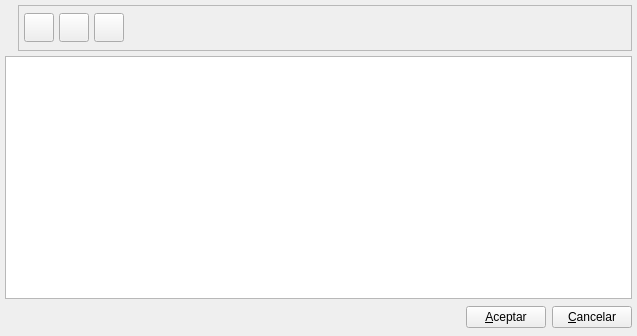
<ui version="4.0" >
 <author>Josep Maria Estopà Rey</author>
 <comment></comment>
 <exportmacro></exportmacro>
 <class>TarifaListBase</class>
 <widget class="QWidget" name="TarifaListBase" >
  <property name="enabled" >
   <bool>true</bool>
  </property>
  <property name="geometry" >
   <rect>
    <x>0</x>
    <y>0</y>
    <width>637</width>
    <height>336</height>
   </rect>
  </property>
  <property name="windowTitle" >
   <string>Tarifas</string>
  </property>
  <property name="windowIcon" >
   <iconset resource="../../../bulmages.qrc" >:/Bulmafact48x48/images/png/48x48/i_bulmages_tarifa_listado.48x48.png</iconset>
  </property>
  <layout class="QVBoxLayout" >
   <property name="margin" >
    <number>5</number>
   </property>
   <property name="spacing" >
    <number>5</number>
   </property>
   <item>
    <layout class="QHBoxLayout" >
     <property name="margin" >
      <number>0</number>
     </property>
     <property name="spacing" >
      <number>6</number>
     </property>
     <item>
      <widget class="QLabel" name="pixmapLabel1" >
       <property name="pixmap" >
        <pixmap resource="../../../bulmages.qrc" >:/Bulmafact48x48/images/png/48x48/i_bulmages_tarifa_listado.48x48.png</pixmap>
       </property>
       <property name="scaledContents" >
        <bool>true</bool>
       </property>
      </widget>
     </item>
     <item>
      <widget class="QFrame" name="m_botonera" >
       <property name="frameShape" >
        <enum>QFrame::StyledPanel</enum>
       </property>
       <property name="frameShadow" >
        <enum>QFrame::Raised</enum>
       </property>
       <layout class="QHBoxLayout" >
        <property name="margin" >
         <number>5</number>
        </property>
        <property name="spacing" >
         <number>5</number>
        </property>
        <item>
         <widget class="QToolButton" name="mui_crear" >
          <property name="toolTip" >
           <string>Nueva tarifa</string>
          </property>
          <property name="whatsThis" >
           <string>Nueva tarifa</string>
          </property>
          <property name="icon" >
           <iconset resource="../../../bulmages.qrc" >:/Genericos32x32/images/pendientes/i_fileNew.xpm</iconset>
          </property>
          <property name="iconSize" >
           <size>
            <width>22</width>
            <height>22</height>
           </size>
          </property>
         </widget>
        </item>
        <item>
         <widget class="QToolButton" name="mui_editar" >
          <property name="toolTip" >
           <string>Editar tarifa</string>
          </property>
          <property name="whatsThis" >
           <string>Editar tarifa</string>
          </property>
          <property name="icon" >
           <iconset resource="../../../bulmages.qrc" >:/Genericos32x32/images/pendientes/i_edit.png</iconset>
          </property>
          <property name="iconSize" >
           <size>
            <width>22</width>
            <height>22</height>
           </size>
          </property>
         </widget>
        </item>
        <item>
         <widget class="QToolButton" name="mui_borrar" >
          <property name="toolTip" >
           <string>Borrar tarifa</string>
          </property>
          <property name="whatsThis" >
           <string>Borrar tarifa</string>
          </property>
          <property name="icon" >
           <iconset resource="../../../bulmages.qrc" >:/Genericos32x32/images/pendientes/i_editDelete.png</iconset>
          </property>
          <property name="iconSize" >
           <size>
            <width>22</width>
            <height>22</height>
           </size>
          </property>
         </widget>
        </item>
        <item>
         <spacer>
          <property name="orientation" >
           <enum>Qt::Horizontal</enum>
          </property>
          <property name="sizeType" >
           <enum>QSizePolicy::Expanding</enum>
          </property>
          <property name="sizeHint" >
           <size>
            <width>475</width>
            <height>34</height>
           </size>
          </property>
         </spacer>
        </item>
       </layout>
      </widget>
     </item>
    </layout>
   </item>
   <item>
    <widget class="TarifaListSubform" name="mui_list" />
   </item>
   <item>
    <layout class="QHBoxLayout" >
     <property name="margin" >
      <number>0</number>
     </property>
     <property name="spacing" >
      <number>6</number>
     </property>
     <item>
      <spacer>
       <property name="orientation" >
        <enum>Qt::Horizontal</enum>
       </property>
       <property name="sizeHint" >
        <size>
         <width>363</width>
         <height>27</height>
        </size>
       </property>
      </spacer>
     </item>
     <item>
      <widget class="QPushButton" name="mui_aceptar" >
       <property name="text" >
        <string>&amp;Aceptar</string>
       </property>
      </widget>
     </item>
     <item>
      <widget class="QPushButton" name="mui_cancelar" >
       <property name="text" >
        <string>&amp;Cancelar</string>
       </property>
      </widget>
     </item>
    </layout>
   </item>
  </layout>
 </widget>
 <layoutdefault spacing="3" margin="5" />
 <pixmapfunction></pixmapfunction>
 <customwidgets>
  <customwidget>
   <class>TarifaListSubform</class>
   <extends>QTableWidget</extends>
   <header>tarifalistsubform.h</header>
   <container>0</container>
   <pixmap></pixmap>
  </customwidget>
 </customwidgets>
 <resources>
  <include location="../../bulmages.qrc" />
  <include location="../../../bulmages.qrc" />
 </resources>
 <connections/>
</ui>
